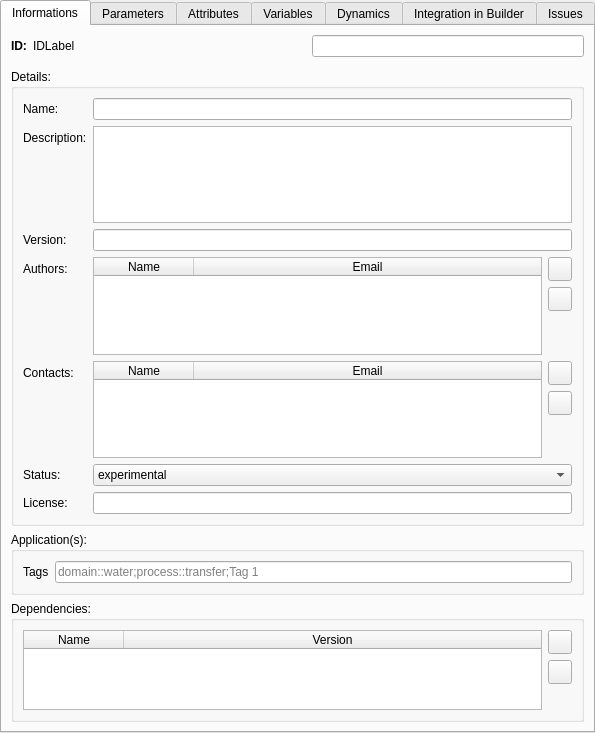
<?xml version="1.0" encoding="UTF-8"?>
<ui version="4.0">
 <class>SignatureEditorWidget</class>
 <widget class="QTabWidget" name="SignatureEditorWidget">
  <property name="geometry">
   <rect>
    <x>0</x>
    <y>0</y>
    <width>595</width>
    <height>733</height>
   </rect>
  </property>
  <property name="windowTitle">
   <string notr="true">TabWidget</string>
  </property>
  <property name="currentIndex">
   <number>0</number>
  </property>
  <widget class="QWidget" name="InfosTab">
   <attribute name="title">
    <string>Informations</string>
   </attribute>
   <layout class="QVBoxLayout" name="verticalLayout_2">
    <property name="spacing">
     <number>6</number>
    </property>
    <item>
     <layout class="QHBoxLayout" name="horizontalLayout_7" stretch="0,1,1">
      <item>
       <widget class="QLabel" name="label">
        <property name="font">
         <font>
          <weight>75</weight>
          <bold>true</bold>
         </font>
        </property>
        <property name="text">
         <string>ID:</string>
        </property>
       </widget>
      </item>
      <item>
       <widget class="QLabel" name="IDLabel">
        <property name="text">
         <string notr="true">IDLabel</string>
        </property>
       </widget>
      </item>
      <item>
       <widget class="QLineEdit" name="IDEdit"/>
      </item>
     </layout>
    </item>
    <item>
     <spacer name="verticalSpacer_3">
      <property name="orientation">
       <enum>Qt::Vertical</enum>
      </property>
      <property name="sizeType">
       <enum>QSizePolicy::Fixed</enum>
      </property>
      <property name="sizeHint" stdset="0">
       <size>
        <width>20</width>
        <height>6</height>
       </size>
      </property>
     </spacer>
    </item>
    <item>
     <widget class="QGroupBox" name="groupBox_2">
      <property name="title">
       <string>Details:</string>
      </property>
      <layout class="QFormLayout" name="formLayout">
       <item row="1" column="0">
        <widget class="QLabel" name="label_2">
         <property name="text">
          <string>Name:</string>
         </property>
        </widget>
       </item>
       <item row="1" column="1">
        <widget class="QLineEdit" name="NameEdit"/>
       </item>
       <item row="5" column="0">
        <widget class="QLabel" name="label_5">
         <property name="text">
          <string>Description:</string>
         </property>
        </widget>
       </item>
       <item row="5" column="1">
        <widget class="QTextEdit" name="DescriptionEdit"/>
       </item>
       <item row="9" column="0">
        <widget class="QLabel" name="label_3">
         <property name="text">
          <string>Version:</string>
         </property>
        </widget>
       </item>
       <item row="9" column="1">
        <widget class="QLineEdit" name="VersionEdit"/>
       </item>
       <item row="11" column="0">
        <widget class="QLabel" name="label_6">
         <property name="text">
          <string>Authors:</string>
         </property>
        </widget>
       </item>
       <item row="11" column="1">
        <layout class="QHBoxLayout" name="horizontalLayout_2">
         <item>
          <widget class="QTableWidget" name="AuthorsTableWidget">
           <property name="minimumSize">
            <size>
             <width>0</width>
             <height>80</height>
            </size>
           </property>
           <property name="selectionMode">
            <enum>QAbstractItemView::SingleSelection</enum>
           </property>
           <property name="selectionBehavior">
            <enum>QAbstractItemView::SelectRows</enum>
           </property>
           <attribute name="horizontalHeaderStretchLastSection">
            <bool>true</bool>
           </attribute>
           <attribute name="verticalHeaderVisible">
            <bool>false</bool>
           </attribute>
           <attribute name="verticalHeaderHighlightSections">
            <bool>false</bool>
           </attribute>
           <column>
            <property name="text">
             <string>Name</string>
            </property>
           </column>
           <column>
            <property name="text">
             <string>Email</string>
            </property>
           </column>
          </widget>
         </item>
         <item>
          <layout class="QVBoxLayout" name="verticalLayout">
           <item>
            <widget class="QPushButton" name="AddAuthorButton">
             <property name="sizePolicy">
              <sizepolicy hsizetype="Fixed" vsizetype="Fixed">
               <horstretch>0</horstretch>
               <verstretch>0</verstretch>
              </sizepolicy>
             </property>
             <property name="minimumSize">
              <size>
               <width>24</width>
               <height>24</height>
              </size>
             </property>
             <property name="maximumSize">
              <size>
               <width>24</width>
               <height>24</height>
              </size>
             </property>
             <property name="text">
              <string/>
             </property>
            </widget>
           </item>
           <item>
            <widget class="QPushButton" name="RemoveAuthorButton">
             <property name="minimumSize">
              <size>
               <width>24</width>
               <height>24</height>
              </size>
             </property>
             <property name="maximumSize">
              <size>
               <width>24</width>
               <height>24</height>
              </size>
             </property>
             <property name="text">
              <string/>
             </property>
            </widget>
           </item>
           <item>
            <spacer name="verticalSpacer">
             <property name="orientation">
              <enum>Qt::Vertical</enum>
             </property>
             <property name="sizeHint" stdset="0">
              <size>
               <width>10</width>
               <height>40</height>
              </size>
             </property>
            </spacer>
           </item>
          </layout>
         </item>
        </layout>
       </item>
       <item row="15" column="0">
        <widget class="QLabel" name="label_9">
         <property name="text">
          <string>Contacts:</string>
         </property>
        </widget>
       </item>
       <item row="15" column="1">
        <layout class="QHBoxLayout" name="horizontalLayout_8">
         <item>
          <widget class="QTableWidget" name="ContactsTableWidget">
           <property name="minimumSize">
            <size>
             <width>0</width>
             <height>80</height>
            </size>
           </property>
           <property name="selectionMode">
            <enum>QAbstractItemView::SingleSelection</enum>
           </property>
           <property name="selectionBehavior">
            <enum>QAbstractItemView::SelectRows</enum>
           </property>
           <attribute name="horizontalHeaderStretchLastSection">
            <bool>true</bool>
           </attribute>
           <attribute name="verticalHeaderVisible">
            <bool>false</bool>
           </attribute>
           <attribute name="verticalHeaderHighlightSections">
            <bool>false</bool>
           </attribute>
           <column>
            <property name="text">
             <string>Name</string>
            </property>
           </column>
           <column>
            <property name="text">
             <string>Email</string>
            </property>
           </column>
          </widget>
         </item>
         <item>
          <layout class="QVBoxLayout" name="verticalLayout_13">
           <item>
            <widget class="QPushButton" name="AddContactButton">
             <property name="sizePolicy">
              <sizepolicy hsizetype="Fixed" vsizetype="Fixed">
               <horstretch>0</horstretch>
               <verstretch>0</verstretch>
              </sizepolicy>
             </property>
             <property name="minimumSize">
              <size>
               <width>24</width>
               <height>24</height>
              </size>
             </property>
             <property name="maximumSize">
              <size>
               <width>24</width>
               <height>24</height>
              </size>
             </property>
             <property name="text">
              <string/>
             </property>
            </widget>
           </item>
           <item>
            <widget class="QPushButton" name="RemoveContactButton">
             <property name="minimumSize">
              <size>
               <width>24</width>
               <height>24</height>
              </size>
             </property>
             <property name="maximumSize">
              <size>
               <width>24</width>
               <height>24</height>
              </size>
             </property>
             <property name="text">
              <string/>
             </property>
            </widget>
           </item>
           <item>
            <spacer name="verticalSpacer_5">
             <property name="orientation">
              <enum>Qt::Vertical</enum>
             </property>
             <property name="sizeHint" stdset="0">
              <size>
               <width>10</width>
               <height>20</height>
              </size>
             </property>
            </spacer>
           </item>
          </layout>
         </item>
        </layout>
       </item>
       <item row="16" column="0">
        <widget class="QLabel" name="label_4">
         <property name="text">
          <string>Status:</string>
         </property>
        </widget>
       </item>
       <item row="16" column="1">
        <widget class="QComboBox" name="StatusComboBox">
         <item>
          <property name="text">
           <string>experimental</string>
          </property>
         </item>
         <item>
          <property name="text">
           <string>beta</string>
          </property>
         </item>
         <item>
          <property name="text">
           <string>stable</string>
          </property>
         </item>
        </widget>
       </item>
       <item row="18" column="0">
        <widget class="QLabel" name="label_8">
         <property name="text">
          <string>License:</string>
         </property>
        </widget>
       </item>
       <item row="18" column="1">
        <widget class="QLineEdit" name="LicenseEdit"/>
       </item>
      </layout>
     </widget>
    </item>
    <item>
     <widget class="QGroupBox" name="groupBox">
      <property name="title">
       <string>Application(s):</string>
      </property>
      <layout class="QFormLayout" name="formLayout_3">
       <property name="fieldGrowthPolicy">
        <enum>QFormLayout::ExpandingFieldsGrow</enum>
       </property>
       <item row="0" column="0">
        <widget class="QLabel" name="label_7">
         <property name="text">
          <string>Tags</string>
         </property>
        </widget>
       </item>
       <item row="0" column="1">
        <widget class="QLineEdit" name="TagsEdit">
         <property name="placeholderText">
          <string>domain::water;process::transfer;Tag 1</string>
         </property>
        </widget>
       </item>
      </layout>
     </widget>
    </item>
    <item>
     <widget class="QGroupBox" name="groupBox_4">
      <property name="title">
       <string>Dependencies:</string>
      </property>
      <layout class="QGridLayout" name="gridLayout">
       <item row="0" column="0">
        <layout class="QHBoxLayout" name="horizontalLayout_9">
         <item>
          <widget class="QTableWidget" name="DependenciesTableWidget">
           <property name="minimumSize">
            <size>
             <width>0</width>
             <height>80</height>
            </size>
           </property>
           <property name="selectionMode">
            <enum>QAbstractItemView::SingleSelection</enum>
           </property>
           <property name="selectionBehavior">
            <enum>QAbstractItemView::SelectRows</enum>
           </property>
           <attribute name="horizontalHeaderStretchLastSection">
            <bool>true</bool>
           </attribute>
           <attribute name="verticalHeaderVisible">
            <bool>false</bool>
           </attribute>
           <attribute name="verticalHeaderHighlightSections">
            <bool>false</bool>
           </attribute>
           <column>
            <property name="text">
             <string>Name</string>
            </property>
           </column>
           <column>
            <property name="text">
             <string>Version</string>
            </property>
           </column>
          </widget>
         </item>
         <item>
          <layout class="QVBoxLayout" name="verticalLayout_16">
           <item>
            <widget class="QPushButton" name="AddDependencyButton">
             <property name="sizePolicy">
              <sizepolicy hsizetype="Fixed" vsizetype="Fixed">
               <horstretch>0</horstretch>
               <verstretch>0</verstretch>
              </sizepolicy>
             </property>
             <property name="minimumSize">
              <size>
               <width>24</width>
               <height>24</height>
              </size>
             </property>
             <property name="maximumSize">
              <size>
               <width>24</width>
               <height>24</height>
              </size>
             </property>
             <property name="text">
              <string/>
             </property>
            </widget>
           </item>
           <item>
            <widget class="QPushButton" name="RemoveDependencyButton">
             <property name="minimumSize">
              <size>
               <width>24</width>
               <height>24</height>
              </size>
             </property>
             <property name="maximumSize">
              <size>
               <width>24</width>
               <height>24</height>
              </size>
             </property>
             <property name="text">
              <string/>
             </property>
            </widget>
           </item>
           <item>
            <spacer name="verticalSpacer_6">
             <property name="orientation">
              <enum>Qt::Vertical</enum>
             </property>
             <property name="sizeHint" stdset="0">
              <size>
               <width>10</width>
               <height>40</height>
              </size>
             </property>
            </spacer>
           </item>
          </layout>
         </item>
        </layout>
       </item>
      </layout>
     </widget>
    </item>
   </layout>
  </widget>
  <widget class="QWidget" name="ParametersTab">
   <attribute name="title">
    <string>Parameters</string>
   </attribute>
   <layout class="QVBoxLayout" name="verticalLayout_4" stretch="2,1">
    <item>
     <widget class="QGroupBox" name="groupBox_3">
      <property name="title">
       <string>Parameters</string>
      </property>
      <layout class="QVBoxLayout" name="verticalLayout_8">
       <item>
        <widget class="openfluid::ui::common::SignatureDataEditorWidget" name="ParametersDataWidget" native="true"/>
       </item>
      </layout>
     </widget>
    </item>
    <item>
     <widget class="QGroupBox" name="ExtraFilesGroupBox">
      <property name="title">
       <string>Extra files</string>
      </property>
      <layout class="QVBoxLayout" name="verticalLayout_10">
       <item>
        <widget class="openfluid::ui::common::SignatureDataEditorWidget" name="ExtraFilesDataWidget" native="true"/>
       </item>
      </layout>
     </widget>
    </item>
   </layout>
  </widget>
  <widget class="QWidget" name="AttributesTab">
   <attribute name="title">
    <string>Attributes</string>
   </attribute>
   <layout class="QVBoxLayout" name="verticalLayout_5" stretch="2,1">
    <item>
     <widget class="QGroupBox" name="groupBox_5">
      <property name="title">
       <string>Attributes</string>
      </property>
      <layout class="QVBoxLayout" name="verticalLayout_9">
       <item>
        <widget class="openfluid::ui::common::SignatureDataEditorWidget" name="AttributesDataWidget" native="true"/>
       </item>
      </layout>
     </widget>
    </item>
    <item>
     <widget class="QGroupBox" name="groupBox_6">
      <property name="title">
       <string>Events</string>
      </property>
      <layout class="QVBoxLayout" name="verticalLayout_11">
       <item>
        <widget class="openfluid::ui::common::SignatureDataEditorWidget" name="EventsDataWidget" native="true"/>
       </item>
      </layout>
     </widget>
    </item>
   </layout>
  </widget>
  <widget class="QWidget" name="VariablesTab">
   <attribute name="title">
    <string>Variables</string>
   </attribute>
   <layout class="QVBoxLayout" name="verticalLayout_6">
    <item>
     <widget class="openfluid::ui::common::SignatureDataEditorWidget" name="VariablesDataWidget" native="true"/>
    </item>
   </layout>
  </widget>
  <widget class="QWidget" name="DynamicsTab">
   <attribute name="title">
    <string>Dynamics</string>
   </attribute>
   <layout class="QVBoxLayout" name="verticalLayout_3" stretch="0,1">
    <property name="spacing">
     <number>20</number>
    </property>
    <property name="topMargin">
     <number>20</number>
    </property>
    <item>
     <widget class="QGroupBox" name="groupBox_7">
      <property name="title">
       <string>Scheduling</string>
      </property>
      <layout class="QVBoxLayout" name="verticalLayout_7">
       <item>
        <layout class="QHBoxLayout" name="horizontalLayout_3">
         <item>
          <widget class="QRadioButton" name="UndefSchedRadioButton">
           <property name="text">
            <string>Undefined scheduling</string>
           </property>
           <property name="checked">
            <bool>true</bool>
           </property>
          </widget>
         </item>
        </layout>
       </item>
       <item>
        <layout class="QHBoxLayout" name="horizontalLayout_6">
         <item>
          <widget class="QRadioButton" name="DefaultSchedRadioButton">
           <property name="text">
            <string>Scheduling uses default DeltaT value</string>
           </property>
          </widget>
         </item>
        </layout>
       </item>
       <item>
        <layout class="QHBoxLayout" name="horizontalLayout_5">
         <item>
          <widget class="QRadioButton" name="FixedSchedRadioButton">
           <property name="text">
            <string>Scheduling uses a fixed DeltaT value:</string>
           </property>
          </widget>
         </item>
         <item>
          <widget class="QLineEdit" name="FixedSchedValueEdit"/>
         </item>
         <item>
          <spacer name="horizontalSpacer">
           <property name="orientation">
            <enum>Qt::Horizontal</enum>
           </property>
           <property name="sizeHint" stdset="0">
            <size>
             <width>40</width>
             <height>20</height>
            </size>
           </property>
          </spacer>
         </item>
        </layout>
       </item>
       <item>
        <layout class="QHBoxLayout" name="horizontalLayout_4">
         <item>
          <widget class="QRadioButton" name="RangeSchedRadioButton">
           <property name="text">
            <string>Scheduling uses a DeltaT value varying from</string>
           </property>
          </widget>
         </item>
         <item>
          <widget class="QLineEdit" name="RangeSchedMinValueEdit"/>
         </item>
         <item>
          <widget class="QLabel" name="label_10">
           <property name="text">
            <string>to</string>
           </property>
          </widget>
         </item>
         <item>
          <widget class="QLineEdit" name="RangeSchedMaxValueEdit"/>
         </item>
         <item>
          <spacer name="horizontalSpacer_2">
           <property name="orientation">
            <enum>Qt::Horizontal</enum>
           </property>
           <property name="sizeHint" stdset="0">
            <size>
             <width>40</width>
             <height>20</height>
            </size>
           </property>
          </spacer>
         </item>
        </layout>
       </item>
      </layout>
     </widget>
    </item>
    <item>
     <widget class="QGroupBox" name="groupBox_8">
      <property name="title">
       <string>Spatial graph</string>
      </property>
      <layout class="QVBoxLayout" name="verticalLayout_12" stretch="0,1,0,3">
       <item>
        <widget class="QLabel" name="label_11">
         <property name="text">
          <string>Overall description:</string>
         </property>
        </widget>
       </item>
       <item>
        <widget class="QTextEdit" name="SpatialDynDescEdit"/>
       </item>
       <item>
        <spacer name="verticalSpacer_2">
         <property name="orientation">
          <enum>Qt::Vertical</enum>
         </property>
         <property name="sizeHint" stdset="0">
          <size>
           <width>20</width>
           <height>6</height>
          </size>
         </property>
        </spacer>
       </item>
       <item>
        <widget class="openfluid::ui::common::SignatureDataEditorWidget" name="SpatialDynDataWidget" native="true"/>
       </item>
      </layout>
     </widget>
    </item>
   </layout>
  </widget>
  <widget class="QWidget" name="BuilderextTab">
   <attribute name="title">
    <string>Integration in Builder</string>
   </attribute>
   <layout class="QVBoxLayout" name="verticalLayout_15">
    <item>
     <widget class="openfluid::ui::common::BuilderextSetupWidget" name="BextSetupWidget" native="true"/>
    </item>
    <item>
     <spacer name="verticalSpacer_4">
      <property name="orientation">
       <enum>Qt::Vertical</enum>
      </property>
      <property name="sizeHint" stdset="0">
       <size>
        <width>20</width>
        <height>40</height>
       </size>
      </property>
     </spacer>
    </item>
   </layout>
  </widget>
  <widget class="QWidget" name="IssuesTab">
   <attribute name="title">
    <string>Issues</string>
   </attribute>
   <layout class="QVBoxLayout" name="verticalLayout_14">
    <item>
     <widget class="openfluid::ui::common::WareIssuesManagerWidget" name="IssuesManagerWidget" native="true"/>
    </item>
   </layout>
  </widget>
 </widget>
 <customwidgets>
  <customwidget>
   <class>openfluid::ui::common::BuilderextSetupWidget</class>
   <extends>QWidget</extends>
   <header location="global">openfluid/ui/common/BuilderextSetupWidget.hpp</header>
   <container>1</container>
  </customwidget>
  <customwidget>
   <class>openfluid::ui::common::SignatureDataEditorWidget</class>
   <extends>QWidget</extends>
   <header location="global">openfluid/ui/common/SignatureDataEditorWidget.hpp</header>
   <container>1</container>
  </customwidget>
  <customwidget>
   <class>openfluid::ui::common::WareIssuesManagerWidget</class>
   <extends>QWidget</extends>
   <header location="global">openfluid/ui/common/WareIssuesManagerWidget.hpp</header>
   <container>1</container>
  </customwidget>
 </customwidgets>
 <resources/>
 <connections/>
</ui>
